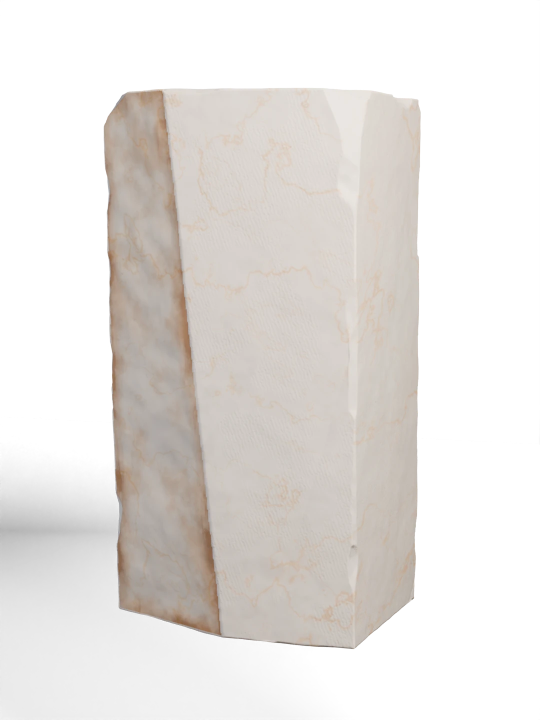
#> input picture 3d/renders/stages/stage_1_Marble_Block.webp, 1080 x 1440 px, given in place of stage_6_glowraw_blue.png, which was not available (shown at 1/2 size)
$ python post6.py
#> lines starting #> are read from the running program, lines starting #| are printed output that depends on the picture; pictures that were not available may be replaced by others from this repository, and a replacement may not be noted
# glow layers (exact brand RGB, alpha = intensity) + strip of 6 stills on #0f0f12
import numpy as np, subprocess, sys
from PIL import Image
S = "/tmp/claude-0/-home-user-kardonov-site/cb30cd45-1b88-5b9b-b3ff-480343f6cfce/scratchpad"; F = S + "/out/stages_light/final"
for kind, hexc in (("blue", "77D9FF"), ("champ", "FCCB84")):
    g = np.asarray(Image.open(f"{F}/stage_6_glowraw_{kind}.png")).astype(np.float64); g = g / (65535 if g.max() > 255 else 255)
    a = np.clip(g.max(2) if g.ndim == 3 else g, 0, 1); col = np.array([int(hexc[i:i+2], 16) for i in (0, 2, 4)], np.uint8)
#> after `a = np.clip(g.max(2) if g.ndim == 3 else g, 0, 1)`:
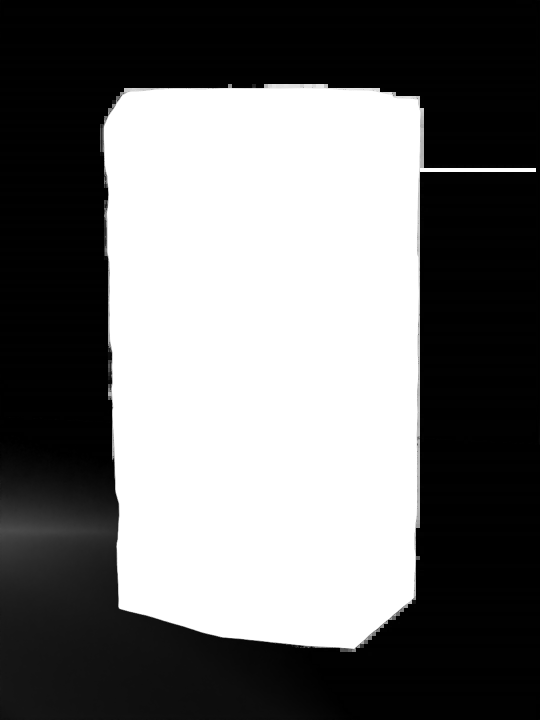
#> a: shape (1440, 1080) float64 (shown at 1/2 size); min 0, max 1, mean 0.443
    rgba = np.zeros(a.shape + (4,), np.uint8); rgba[..., :3] = col; rgba[..., 3] = (a * 255 + .5).astype(np.uint8)
#> after `rgba[..., 3] = (a * 255 + 0.5).astype(np.uint8)`:
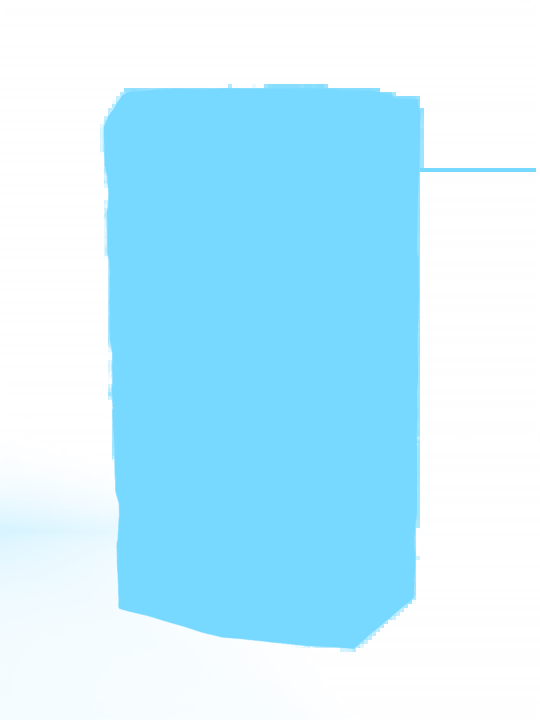
#> rgba: shape (1440, 1080, 4) (shown at 1/2 size); mean of channels 0, 1, 2, 3 119, 217, 255, 112.9; transparent parts drawn white
    Image.fromarray(rgba, "RGBA").save(f"{F}/stage_6_glow_{kind}.png"); print(kind, "alpha max %.3f, px>0.02: %d" % (a.max(), (a > .02).sum()))
#| blue alpha max 1.000, px>0.02: 857320
#> pass 2 of the loop `for kind, hexc in (("blue", "77D9FF"), ("champ", "FCCB84")):`:
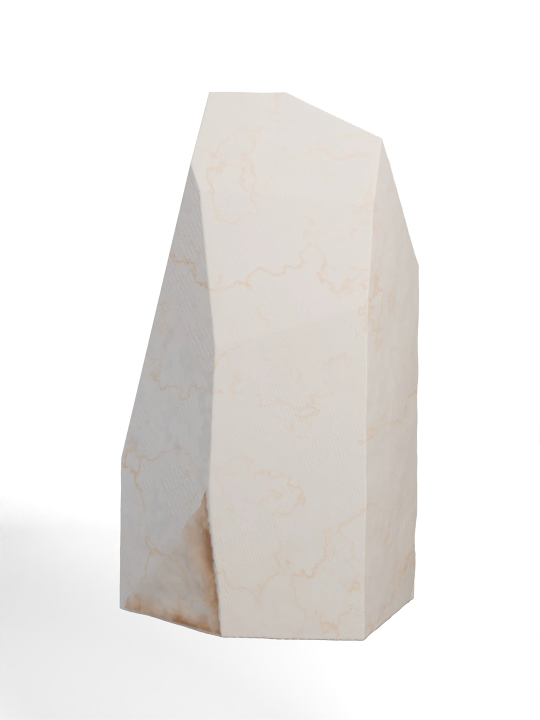
#> input picture 3d/renders/stages/stage_2_C1_Pitched.webp, 1080 x 1440 px, given in place of stage_6_glowraw_champ.png, which was not available (shown at 1/2 size)
#| champ alpha max 1.000, px>0.02: 720367
names = ["stage_1_Marble_Block", "stage_2_C4_Freed", "stage_3_C5_Point", "stage_4_C6_Claw", "stage_5_Sculpture_HiRes", "stage_6_Cyber_David"]
BG = (15, 15, 18); W, H = 540, 720; c = Image.new("RGB", (W * 6, H), BG)
bl = np.asarray(Image.open(f"{F}/stage_6_glow_blue.png")).astype(float) / 255; ch = np.asarray(Image.open(f"{F}/stage_6_glow_champ.png")).astype(float) / 255
#> after `ch = np.asarray(Image.open(f'{F}/stage_6_glow_champ.png')).astype(floa`:
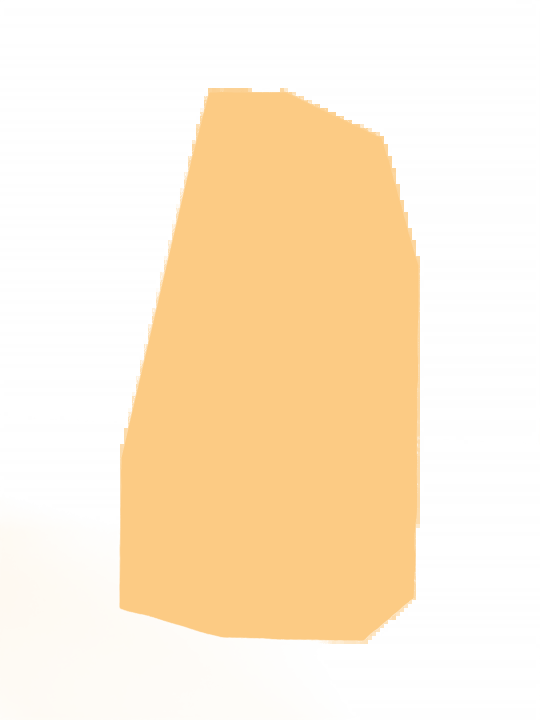
#> ch: shape (1440, 1080, 4) float64 (shown at 1/2 size); mean R, G, B, A 0.988, 0.796, 0.518, 0.366; transparent parts drawn white
for j, n in enumerate(names):
    im = Image.open(f"{F}/{n}.png").convert("RGBA"); t = Image.new("RGBA", im.size, BG + (255,)); t.alpha_composite(im)
#> further down, im is the input picture: PIL image 1080x1440 RGBA; mean R, G, B, A 87.3, 83.6, 80.4, 111.2
#> after `t.alpha_composite(im)`:
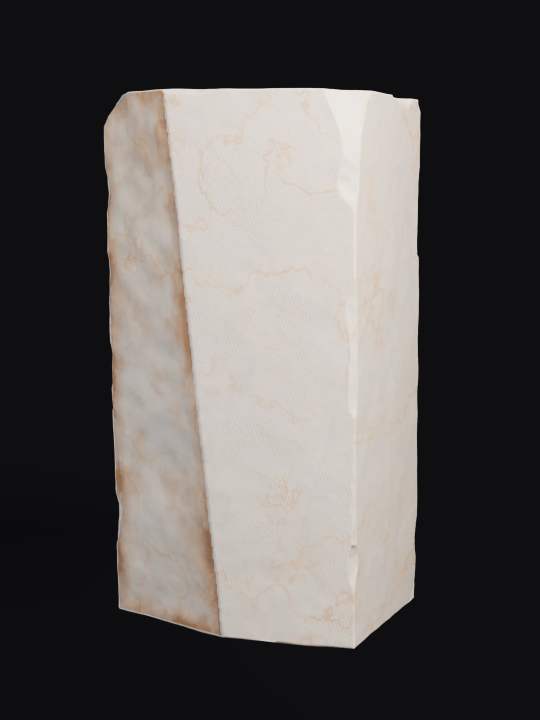
#> t: PIL image 1080x1440 RGBA (shown at 1/2 size); mean R, G, B, A 94, 90.4, 88.9, 255
    base = np.asarray(t.convert("RGB")).astype(float) / 255
    if j == 5:   # screen the glow layers on top (as the site would)
        base = 1 - (1 - base) * (1 - bl[..., :3] * bl[..., 3:]) * (1 - ch[..., :3] * ch[..., 3:])
    c.paste(Image.fromarray((base * 255 + .5).astype(np.uint8)).resize((W, H), Image.LANCZOS), (j * W, 0))
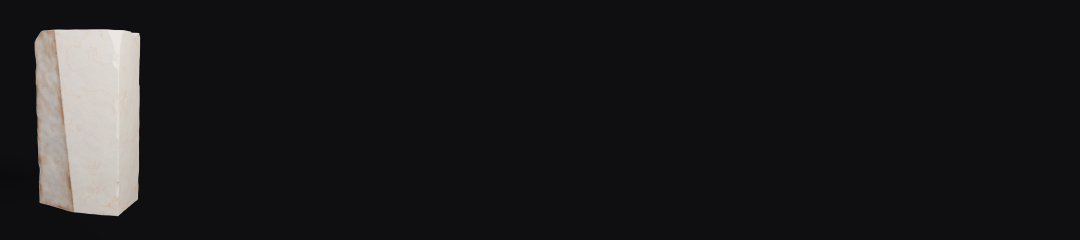
#> c: PIL image 3240x720 RGB (shown at 1/3 size); mean R, G, B 28.2, 27.6, 29.8
#> pass 2 of the loop `for j, n in enumerate(names):`:
#> im is the input picture: PIL image 1080x1440 RGBA; mean R, G, B, A 74.1, 71.7, 69.5, 91.8
#> `t.alpha_composite(im)`:
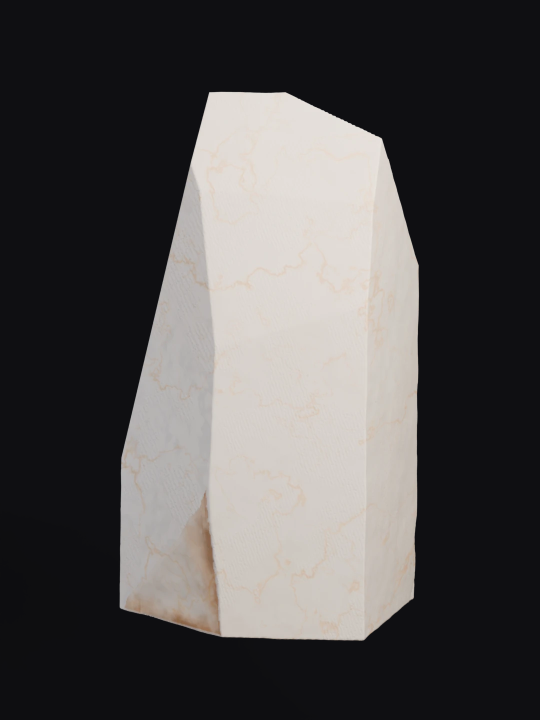
#> t: PIL image 1080x1440 RGBA (shown at 1/2 size); mean R, G, B, A 82.2, 79.9, 79.6, 255
#> `c.paste(Image.fromarray((base * 255 + .5).astype(np.uint8)).resize((W,..`:
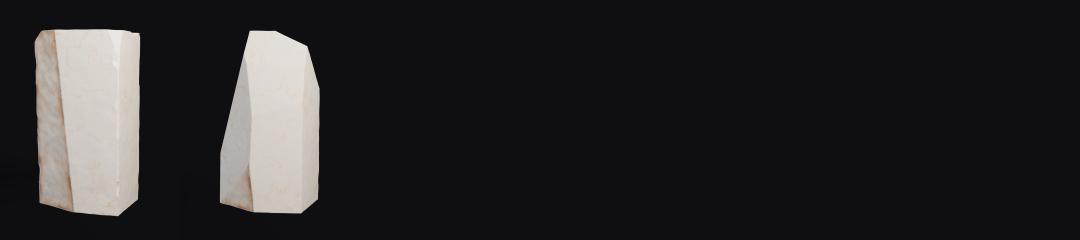
#> c: PIL image 3240x720 RGB (shown at 1/3 size); mean R, G, B 39.4, 38.4, 40.1
#> (the run stopped early here; a loop or call above may not have finished)
